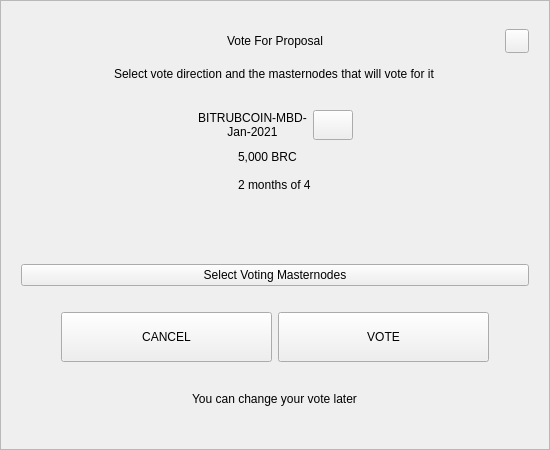
<?xml version="1.0" encoding="UTF-8"?>
<ui version="4.0">
 <class>VoteDialog</class>
 <widget class="QWidget" name="VoteDialog">
  <property name="geometry">
   <rect>
    <x>0</x>
    <y>0</y>
    <width>550</width>
    <height>450</height>
   </rect>
  </property>
  <layout class="QVBoxLayout" name="verticalLayout_1">
   <property name="spacing">
    <number>0</number>
   </property>
   <property name="leftMargin">
    <number>0</number>
   </property>
   <property name="topMargin">
    <number>0</number>
   </property>
   <property name="rightMargin">
    <number>0</number>
   </property>
   <property name="bottomMargin">
    <number>0</number>
   </property>
   <item>
    <widget class="QFrame" name="frame">
     <property name="styleSheet">
      <string notr="true"/>
     </property>
     <property name="frameShape">
      <enum>QFrame::StyledPanel</enum>
     </property>
     <property name="frameShadow">
      <enum>QFrame::Raised</enum>
     </property>
     <layout class="QVBoxLayout" name="verticalLayout_2">
      <property name="spacing">
       <number>6</number>
      </property>
      <property name="leftMargin">
       <number>20</number>
      </property>
      <property name="topMargin">
       <number>20</number>
      </property>
      <property name="rightMargin">
       <number>20</number>
      </property>
      <property name="bottomMargin">
       <number>20</number>
      </property>
      <item>
       <layout class="QHBoxLayout" name="horizontalLayout_1">
        <property name="spacing">
         <number>0</number>
        </property>
        <item>
         <spacer name="horizontalSpacer_1">
          <property name="orientation">
           <enum>Qt::Horizontal</enum>
          </property>
          <property name="sizeHint" stdset="0">
           <size>
            <width>40</width>
            <height>20</height>
           </size>
          </property>
         </spacer>
        </item>
        <item>
         <widget class="QLabel" name="labelTitle">
          <property name="minimumSize">
           <size>
            <width>0</width>
            <height>40</height>
           </size>
          </property>
          <property name="maximumSize">
           <size>
            <width>16777215</width>
            <height>40</height>
           </size>
          </property>
          <property name="styleSheet">
           <string notr="true">padding-left:24px;</string>
          </property>
          <property name="text">
           <string>Vote For Proposal</string>
          </property>
          <property name="alignment">
           <set>Qt::AlignCenter</set>
          </property>
          <property name="margin">
           <number>7</number>
          </property>
         </widget>
        </item>
        <item>
         <spacer name="horizontalSpacer_2">
          <property name="orientation">
           <enum>Qt::Horizontal</enum>
          </property>
          <property name="sizeHint" stdset="0">
           <size>
            <width>40</width>
            <height>20</height>
           </size>
          </property>
         </spacer>
        </item>
        <item>
         <widget class="QPushButton" name="btnEsc">
          <property name="minimumSize">
           <size>
            <width>24</width>
            <height>24</height>
           </size>
          </property>
          <property name="maximumSize">
           <size>
            <width>24</width>
            <height>24</height>
           </size>
          </property>
          <property name="focusPolicy">
           <enum>Qt::NoFocus</enum>
          </property>
          <property name="text">
           <string/>
          </property>
         </widget>
        </item>
       </layout>
      </item>
      <item alignment="Qt::AlignHCenter">
       <widget class="QLabel" name="labelSubtitle">
        <property name="text">
         <string>Select vote direction and the masternodes that will vote for it</string>
        </property>
       </widget>
      </item>
      <item>
       <spacer name="verticalSpacer_1">
        <property name="orientation">
         <enum>Qt::Vertical</enum>
        </property>
        <property name="sizeType">
         <enum>QSizePolicy::Expanding</enum>
        </property>
        <property name="sizeHint" stdset="0">
         <size>
          <width>20</width>
          <height>40</height>
         </size>
        </property>
       </spacer>
      </item>
      <item>
       <layout class="QHBoxLayout" name="horizontalLayout_2">
        <item>
         <spacer name="horizontalSpacer_3">
          <property name="orientation">
           <enum>Qt::Horizontal</enum>
          </property>
          <property name="sizeHint" stdset="0">
           <size>
            <width>40</width>
            <height>20</height>
           </size>
          </property>
         </spacer>
        </item>
        <item>
         <widget class="QLabel" name="labelTitleVote">
          <property name="minimumSize">
           <size>
            <width>0</width>
            <height>30</height>
           </size>
          </property>
          <property name="text">
           <string notr="true">BITRUBCOIN-MBD-Jan-2021</string>
          </property>
          <property name="alignment">
           <set>Qt::AlignCenter</set>
          </property>
          <property name="wordWrap">
           <bool>true</bool>
          </property>
         </widget>
        </item>
        <item>
         <widget class="QPushButton" name="btnLink">
          <property name="minimumSize">
           <size>
            <width>0</width>
            <height>30</height>
           </size>
          </property>
          <property name="maximumSize">
           <size>
            <width>16777215</width>
            <height>30</height>
           </size>
          </property>
          <property name="cursor">
           <cursorShape>PointingHandCursor</cursorShape>
          </property>
          <property name="text">
           <string/>
          </property>
         </widget>
        </item>
        <item>
         <spacer name="horizontalSpacer_4">
          <property name="orientation">
           <enum>Qt::Horizontal</enum>
          </property>
          <property name="sizeHint" stdset="0">
           <size>
            <width>40</width>
            <height>20</height>
           </size>
          </property>
         </spacer>
        </item>
       </layout>
      </item>
      <item alignment="Qt::AlignHCenter">
       <widget class="QWidget" name="widget" native="true">
        <property name="minimumSize">
         <size>
          <width>0</width>
          <height>50</height>
         </size>
        </property>
        <layout class="QVBoxLayout" name="verticalLayout_3">
         <property name="spacing">
          <number>6</number>
         </property>
         <property name="leftMargin">
          <number>0</number>
         </property>
         <property name="topMargin">
          <number>0</number>
         </property>
         <property name="rightMargin">
          <number>0</number>
         </property>
         <property name="bottomMargin">
          <number>0</number>
         </property>
         <item>
          <widget class="QLabel" name="labelAmount">
           <property name="text">
            <string notr="true">5,000 BRC</string>
           </property>
          </widget>
         </item>
         <item>
          <widget class="QLabel" name="labelTime">
           <property name="text">
            <string notr="true">2 months of 4</string>
           </property>
          </widget>
         </item>
        </layout>
       </widget>
      </item>
      <item>
       <spacer name="verticalSpacer_2">
        <property name="orientation">
         <enum>Qt::Vertical</enum>
        </property>
        <property name="sizeType">
         <enum>QSizePolicy::Fixed</enum>
        </property>
        <property name="sizeHint" stdset="0">
         <size>
          <width>20</width>
          <height>10</height>
         </size>
        </property>
       </spacer>
      </item>
      <item>
       <widget class="QWidget" name="containerVotes" native="true">
        <property name="minimumSize">
         <size>
          <width>0</width>
          <height>36</height>
         </size>
        </property>
        <layout class="QHBoxLayout" name="horizontalLayout_3" stretch="1,0,1">
         <property name="spacing">
          <number>0</number>
         </property>
         <property name="leftMargin">
          <number>0</number>
         </property>
         <property name="topMargin">
          <number>0</number>
         </property>
         <property name="rightMargin">
          <number>0</number>
         </property>
         <property name="bottomMargin">
          <number>0</number>
         </property>
         <item>
          <widget class="QWidget" name="containerNo" native="true">
           <property name="sizePolicy">
            <sizepolicy hsizetype="Expanding" vsizetype="Preferred">
             <horstretch>0</horstretch>
             <verstretch>0</verstretch>
            </sizepolicy>
           </property>
           <property name="minimumSize">
            <size>
             <width>0</width>
             <height>36</height>
            </size>
           </property>
           <layout class="QGridLayout" name="gridLayout">
            <property name="leftMargin">
             <number>0</number>
            </property>
            <property name="topMargin">
             <number>0</number>
            </property>
            <property name="rightMargin">
             <number>0</number>
            </property>
            <property name="bottomMargin">
             <number>0</number>
            </property>
            <property name="spacing">
             <number>0</number>
            </property>
           </layout>
          </widget>
         </item>
         <item>
          <spacer name="horizontalSpacer_5">
           <property name="orientation">
            <enum>Qt::Horizontal</enum>
           </property>
           <property name="sizeType">
            <enum>QSizePolicy::Fixed</enum>
           </property>
           <property name="sizeHint" stdset="0">
            <size>
             <width>16</width>
             <height>20</height>
            </size>
           </property>
          </spacer>
         </item>
         <item>
          <widget class="QWidget" name="containerYes" native="true">
           <property name="minimumSize">
            <size>
             <width>0</width>
             <height>36</height>
            </size>
           </property>
           <property name="layoutDirection">
            <enum>Qt::LeftToRight</enum>
           </property>
           <layout class="QGridLayout" name="gridLayout_2">
            <property name="leftMargin">
             <number>0</number>
            </property>
            <property name="topMargin">
             <number>0</number>
            </property>
            <property name="rightMargin">
             <number>0</number>
            </property>
            <property name="bottomMargin">
             <number>0</number>
            </property>
            <property name="horizontalSpacing">
             <number>0</number>
            </property>
           </layout>
          </widget>
         </item>
        </layout>
       </widget>
      </item>
      <item>
       <spacer name="verticalSpacer_3">
        <property name="orientation">
         <enum>Qt::Vertical</enum>
        </property>
        <property name="sizeType">
         <enum>QSizePolicy::Fixed</enum>
        </property>
        <property name="sizeHint" stdset="0">
         <size>
          <width>20</width>
          <height>10</height>
         </size>
        </property>
       </spacer>
      </item>
      <item>
       <widget class="QPushButton" name="btnSelectMasternodes">
        <property name="cursor">
         <cursorShape>PointingHandCursor</cursorShape>
        </property>
        <property name="text">
         <string>Select Voting Masternodes</string>
        </property>
       </widget>
      </item>
      <item>
       <spacer name="verticalSpacer_4">
        <property name="orientation">
         <enum>Qt::Vertical</enum>
        </property>
        <property name="sizeType">
         <enum>QSizePolicy::Fixed</enum>
        </property>
        <property name="sizeHint" stdset="0">
         <size>
          <width>20</width>
          <height>20</height>
         </size>
        </property>
       </spacer>
      </item>
      <item>
       <layout class="QHBoxLayout" name="horizontalLayout_4" stretch="0,2,2,0">
        <item>
         <spacer name="horizontalSpacer_6">
          <property name="orientation">
           <enum>Qt::Horizontal</enum>
          </property>
          <property name="sizeHint" stdset="0">
           <size>
            <width>40</width>
            <height>20</height>
           </size>
          </property>
         </spacer>
        </item>
        <item>
         <widget class="QPushButton" name="btnCancel">
          <property name="minimumSize">
           <size>
            <width>0</width>
            <height>50</height>
           </size>
          </property>
          <property name="focusPolicy">
           <enum>Qt::NoFocus</enum>
          </property>
          <property name="text">
           <string>CANCEL</string>
          </property>
         </widget>
        </item>
        <item>
         <widget class="QPushButton" name="btnSave">
          <property name="minimumSize">
           <size>
            <width>0</width>
            <height>50</height>
           </size>
          </property>
          <property name="focusPolicy">
           <enum>Qt::NoFocus</enum>
          </property>
          <property name="text">
           <string>VOTE</string>
          </property>
         </widget>
        </item>
        <item>
         <spacer name="horizontalSpacer_7">
          <property name="orientation">
           <enum>Qt::Horizontal</enum>
          </property>
          <property name="sizeHint" stdset="0">
           <size>
            <width>40</width>
            <height>20</height>
           </size>
          </property>
         </spacer>
        </item>
       </layout>
      </item>
      <item>
       <spacer name="verticalSpacer_5">
        <property name="orientation">
         <enum>Qt::Vertical</enum>
        </property>
        <property name="sizeType">
         <enum>QSizePolicy::Expanding</enum>
        </property>
        <property name="sizeHint" stdset="0">
         <size>
          <width>20</width>
          <height>10</height>
         </size>
        </property>
       </spacer>
      </item>
      <item>
       <spacer name="verticalSpacer_6">
        <property name="orientation">
         <enum>Qt::Vertical</enum>
        </property>
        <property name="sizeHint" stdset="0">
         <size>
          <width>20</width>
          <height>40</height>
         </size>
        </property>
       </spacer>
      </item>
      <item alignment="Qt::AlignHCenter">
       <widget class="QLabel" name="labelMessage">
        <property name="text">
         <string>You can change your vote later</string>
        </property>
       </widget>
      </item>
      <item>
       <spacer name="verticalSpacer_7">
        <property name="orientation">
         <enum>Qt::Vertical</enum>
        </property>
        <property name="sizeType">
         <enum>QSizePolicy::Expanding</enum>
        </property>
        <property name="sizeHint" stdset="0">
         <size>
          <width>20</width>
          <height>40</height>
         </size>
        </property>
       </spacer>
      </item>
     </layout>
    </widget>
   </item>
  </layout>
 </widget>
 <resources/>
 <connections/>
</ui>
